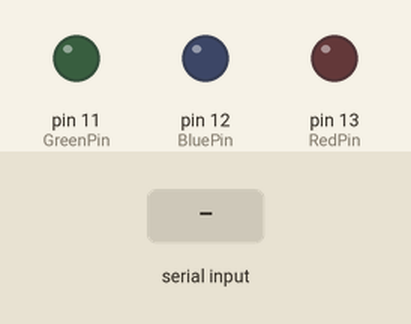
This sketch was run on a simulated Arduino Uno, built with avr-gcc and run on an emulated ATmega328P. Shown: output pins drawn as LEDs (lit = HIGH). The inputs (shaded band) are chosen by the test bench.

Above: at 1.2 s.
1.3 s: "1\n" received over Serial
At 2.5 s:
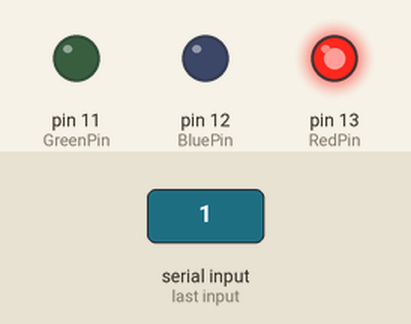
2.8 s: "2\n" received over Serial
At 3.8 s:
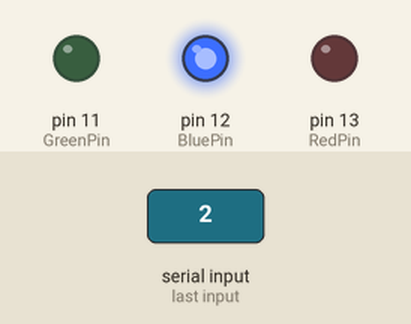
4.3 s: "3\n" received over Serial
At 5.0 s:
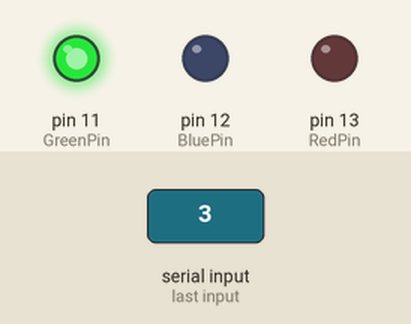
5.8 s: "4\n" received over Serial
At 6.1 s:
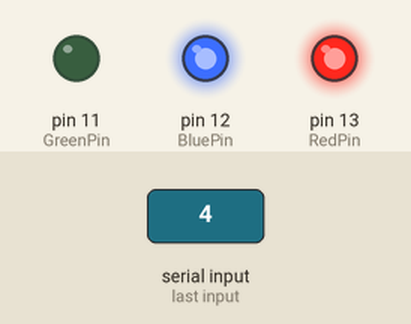
Timing chart, 0 to 8.3 s (numbered marks = the images above; inputs shaded):
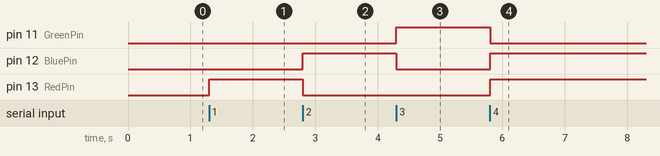

Measured:
- after the input at 1.3 s, pin 13 (RedPin): LOW → HIGH at once
- after the input at 2.8 s, pin 12 (BluePin): LOW → HIGH at once; pin 13 (RedPin): HIGH → LOW at once
- after the input at 4.3 s, pin 11 (GreenPin): LOW → HIGH at once; pin 12 (BluePin): HIGH → LOW at once
- after the input at 5.8 s, pin 11 (GreenPin): HIGH → LOW at once; pin 12 (BluePin), pin 13 (RedPin): LOW → HIGH at once

The sketch:

eighth_experiment.ino
```cpp
int messageRead;
int RedPin =13;
int GreenPin = 11;
int BluePin = 12;
void setup()
{
  pinMode(RedPin, OUTPUT);
  pinMode(GreenPin, OUTPUT);
  pinMode(BluePin, OUTPUT);
  Serial.begin(9600);
}

void loop()
{


  while(Serial.available()==0){

  }
  messageRead = Serial.parseInt();
  if(messageRead==1){
    digitalWrite(RedPin, HIGH);
    digitalWrite(BluePin, LOW);
    digitalWrite(GreenPin, LOW);


  }
  else if(messageRead==2){
    digitalWrite(BluePin, HIGH);
    digitalWrite(RedPin, LOW);
    digitalWrite(GreenPin, LOW);

  }
  else if(messageRead==3){
    digitalWrite(GreenPin, HIGH);
    digitalWrite(RedPin, LOW);
    digitalWrite(BluePin, LOW);
  }
  else if(messageRead==4){
    analogWrite(GreenPin, 0);
    digitalWrite(RedPin, HIGH);
    analogWrite(BluePin, 255);

  }


}
```
